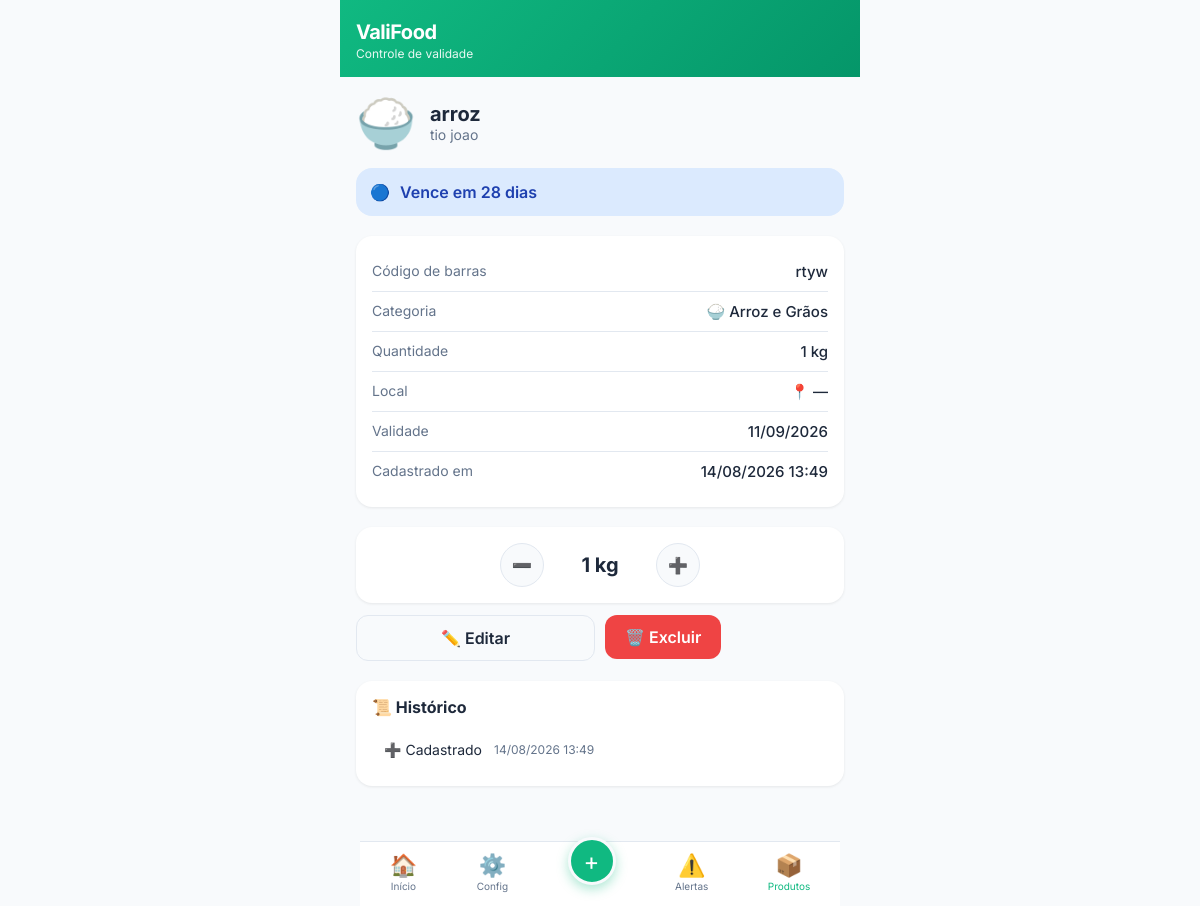
The page /produtos/1 (signed in) on the database its author committed.
### app/models.py (models this page shows, shortened)
class Category(db.Model):
    __tablename__ = 'categories'
    id = db.Column(db.Integer, primary_key=True)
    name = db.Column(db.String(50), nullable=False)
    icon = db.Column(db.String(10), default='📦')
    color = db.Column(db.String(20), default='#6366f1')
    user_id = db.Column(db.Integer, db.ForeignKey('users.id'), nullable=True)
    created_at = db.Column(db.DateTime, default=lambda: datetime.now(pytz.timezone('America/Sao_Paulo')))
    products = db.relationship('Product', backref='category', lazy='dynamic')

class Product(db.Model):
    __tablename__ = 'products'
    id = db.Column(db.Integer, primary_key=True)
    user_id = db.Column(db.Integer, db.ForeignKey('users.id'), nullable=False)
    barcode = db.Column(db.String(50), nullable=True)
    name = db.Column(db.String(150), nullable=False)
    brand = db.Column(db.String(100), nullable=True)
    category_id = db.Column(db.Integer, db.ForeignKey('categories.id'), nullable=True)
    quantity = db.Column(db.Float, default=1)
    unit = db.Column(db.String(20), default='unidade')
    purchase_date = db.Column(db.Date, nullable=True)
    expiration_date = db.Column(db.Date, nullable=True)
    no_expiration = db.Column(db.Boolean, default=False)
    storage_location_id = db.Column(db.Integer, db.ForeignKey('storage_locations.id'), nullable=True)
    notes = db.Column(db.Text, nullable=True)
    image = db.Column(db.String(255), nullable=True)
    created_at = db.Column(db.DateTime, default=lambda: datetime.now(pytz.timezone('America/Sao_Paulo')))
    updated_at = db.Column(db.DateTime, default=lambda: datetime.now(pytz.timezone('America/Sao_Paulo')), onupdate=lambda: datetime.now(pytz.timezone('America/Sao_Paulo')))
    active = db.Column(db.Boolean, default=True)
    def get_status(self):
        if self.no_expiration or not self.expiration_date:
            return 'sem_validade'
        today = datetime.now(pytz.timezone('America/Sao_Paulo')).date()
        days = (self.expiration_date - today).days
        if days < 0:
            return 'vencido'
        elif days == 0:
            return 'vence_hoje'
        elif days <= 3:
            return 'urgente'
        elif days <= 7:
            return 'atencao'
        elif days <= 30:
            return 'proximo'
        else:
            return 'normal'
    def get_days_remaining(self):
        if self.no_expiration or not self.expiration_date:
            return None
        today = datetime.now(pytz.timezone('America/Sao_Paulo')).date()
        return (self.expiration_date - today).days

class History(db.Model):
    __tablename__ = 'history'
    id = db.Column(db.Integer, primary_key=True)
    user_id = db.Column(db.Integer, db.ForeignKey('users.id'), nullable=False)
    product_id = db.Column(db.Integer, db.ForeignKey('products.id'), nullable=True)
    product_name = db.Column(db.String(150), nullable=False)
    action = db.Column(db.String(50), nullable=False)  # cadastrado, consumido, editado, excluido, estoque_adicionado
    quantity_change = db.Column(db.Float, default=0)
    notes = db.Column(db.Text, nullable=True)
    created_at = db.Column(db.DateTime, default=lambda: datetime.now(pytz.timezone('America/Sao_Paulo')))

### app/routes/products.py (the view)
@bp.route('/produtos/<int:id>')
@login_required
def detail(id):
    product = Product.query.filter_by(id=id, user_id=current_user.id).first_or_404()
    history = History.query.filter_by(product_id=id).order_by(History.created_at.desc()).all()
    return render_template('product_detail.html', product=product, history=history)

### app/templates/product_detail.html (shortened to what this page needs)
{% extends "base.html" %}
{% block content %}
<div class="detail-page">
    <div class="detail-header">
        <div class="detail-icon">{{ product.category.icon if product.category else '📦' }}</div>
        <div class="detail-title">
            <h2>{{ product.name }}</h2>
            <p class="detail-brand">{{ product.brand or 'Sem marca' }}</p>
        </div>
    </div>
    <div class="detail-status status-{{ product.get_status() }}">
        {% if product.no_expiration or not product.expiration_date %}
            <span class="status-icon">📅</span>
            <span class="status-text">Sem validade informada</span>
        {% elif product.get_status() == 'vencido' %}
            <span class="status-icon">❌</span>
            <span class="status-text">Vencido há {{ product.get_days_remaining()|abs }} dias</span>
        {% elif product.get_status() == 'vence_hoje' %}
            <span class="status-icon">⚠️</span>
            <span class="status-text">Vence hoje!</span>
        {% elif product.get_status() == 'urgente' %}
            <span class="status-icon">🔴</span>
            <span class="status-text">Vence em {{ product.get_days_remaining() }} dias</span>
        {% elif product.get_status() == 'atencao' %}
            <span class="status-icon">🟡</span>
            <span class="status-text">Vence em {{ product.get_days_remaining() }} dias</span>
        {% elif product.get_status() == 'proximo' %}
            <span class="status-icon">🔵</span>
            <span class="status-text">Vence em {{ product.get_days_remaining() }} dias</span>
        {% else %}
            <span class="status-icon">✓</span>
            <span class="status-text">Vence em {{ product.get_days_remaining() }} dias</span>
        {% endif %}
    </div>
    <div class="detail-info">
        <div class="info-row">
            <span class="info-label">Código de barras</span>
            <span class="info-value">{{ product.barcode or '—' }}</span>
        </div>
        <div class="info-row">
            <span class="info-label">Categoria</span>
            <span class="info-value">{{ product.category.icon if product.category else '📦' }} {{ product.category.name if product.category else '—' }}</span>
        </div>
        <div class="info-row">
            <span class="info-label">Quantidade</span>
            <span class="info-value">{{ product.quantity|int }} {{ product.unit }}</span>
        </div>
        <div class="info-row">
            <span class="info-label">Local</span>
            <span class="info-value">{{ product.location.icon if product.location else '📍' }} {{ product.location.name if product.location else '—' }}</span>
        </div>
        <div class="info-row">
            <span class="info-label">Validade</span>
            <span class="info-value">{{ product.expiration_date.strftime('%d/%m/%Y') if product.expiration_date else '—' }}</span>
        </div>
        <div class="info-row">
            <span class="info-label">Cadastrado em</span>
            <span class="info-value">{{ product.created_at.strftime('%d/%m/%Y %H:%M') }}</span>
        </div>
    </div>
    <div class="detail-actions">
        <div class="qty-control">
            <form method="POST" action="{{ url_for('products.consume', id=product.id) }}" class="inline-form">
                <button type="submit" class="btn btn-secondary btn-icon" aria-label="Consumir 1">
                    <span>➖</span>
                </button>
            </form>
            <span class="qty-display">{{ product.quantity|int }} {{ product.unit }}</span>
            <form method="POST" action="{{ url_for('products.add_stock', id=product.id) }}" class="inline-form">
                <button type="submit" class="btn btn-secondary btn-icon" aria-label="Adicionar 1">
                    <span>➕</span>
                </button>
            </form>
        </div>
        <div class="action-buttons">
            <a href="{{ url_for('products.edit', id=product.id) }}" class="btn btn-secondary">✏️ Editar</a>
            <form method="POST" action="{{ url_for('products.delete', id=product.id) }}"
                  class="inline-form" onsubmit="return confirm('Tem certeza que deseja excluir este produto?');">
                <button type="submit" class="btn btn-danger">🗑️ Excluir</button>
            </form>
        </div>
    </div>
    {% if history %}
    <div class="detail-history">
        <h3>📜 Histórico</h3>
        {% for h in history %}
        <div class="history-item">
            <span class="history-action">
                {% if h.action == 'cadastrado' %}➕ Cadastrado
                {% elif h.action == 'consumido' %}➖ Consumido {{ h.quantity_change|abs|int }} {{ h.notes.split()[-1] if h.notes else '' }}
                {% elif h.action == 'estoque_adicionado' %}➕ Estoque +{{ h.quantity_change|int }}
                {% elif h.action == 'excluido' %}🗑️ Excluído
                {% else %}✏️ Editado{% endif %}
            </span>
            <span class="history-date">{{ h.created_at.strftime('%d/%m/%Y %H:%M') }}</span>
        </div>
        {% endfor %}
    </div>
    {% endif %}
</div>
{% endblock %}

### app/static/css/style.css (style rules this page uses)
:root { --primary: #10b981; --primary-dark: #059669; --danger: #ef4444; --warning: #f59e0b; --info: #3b82f6; --success: #22c55e; --bg: #f8fafc; --surface: #ffffff; --text: #1e293b; --text-secondary: #64748b; --border: #e2e8f0; --radius: 16px; --radius-sm: 12px; --shadow: 0 1px 3px rgba(0,0,0,0.08); --shadow-lg: 0 10px 25px rgba(0,0,0,0.1); }
* { margin: 0; padding: 0; box-sizing: border-box; -webkit-tap-highlight-color: transparent; }
html, body { font-family: 'Inter', -apple-system, BlinkMacSystemFont, sans-serif; background: var(--bg); color: var(--text); height: 100%; overflow-x: hidden; -webkit-font-smoothing: antialiased; }
.inline-form { display: inline; }
.btn { display: inline-flex; align-items: center; justify-content: center; gap: 6px; padding: 12px 20px; border: none; border-radius: var(--radius-sm); font-size: 1rem; font-weight: 600; font-family: inherit; cursor: pointer; transition: all 0.2s; text-decoration: none; }
.btn-secondary { background: var(--bg); color: var(--text); border: 1.5px solid var(--border); }
.btn-danger { background: var(--danger); color: white; }
.btn-icon { width: 44px; height: 44px; padding: 0; border-radius: 50%; }
.detail-page { padding-bottom: 24px; }
.detail-header { display: flex; align-items: center; gap: 14px; margin-bottom: 16px; }
.detail-icon { font-size: 3rem; }
.detail-title h2 { font-size: 1.25rem; font-weight: 700; }
.detail-brand { color: var(--text-secondary); font-size: 0.875rem; }
.detail-status { display: flex; align-items: center; gap: 10px; padding: 14px; border-radius: var(--radius); margin-bottom: 20px; font-weight: 600; }
.status-proximo { background: #dbeafe; color: #1e40af; }
.detail-info { background: var(--surface); border-radius: var(--radius); padding: 16px; margin-bottom: 20px; box-shadow: var(--shadow); }
.info-row { display: flex; justify-content: space-between; padding: 10px 0; border-bottom: 1px solid var(--border); font-size: 0.9375rem; }
.info-row:last-child { border-bottom: none; }
.info-label { color: var(--text-secondary); font-size: 0.875rem; }
.info-value { font-weight: 500; text-align: right; max-width: 60%; }
.detail-actions { margin-bottom: 20px; }
.qty-control { display: flex; align-items: center; justify-content: center; gap: 16px; background: var(--surface); border-radius: var(--radius); padding: 16px; margin-bottom: 12px; box-shadow: var(--shadow); }
.qty-display { font-size: 1.25rem; font-weight: 700; min-width: 80px; text-align: center; }
.action-buttons { display: grid; grid-template-columns: 1fr 1fr; gap: 10px; }
.detail-history { background: var(--surface); border-radius: var(--radius); padding: 16px; box-shadow: var(--shadow); }
.detail-history h3 { font-size: 1rem; margin-bottom: 12px; }
.history-item { display: flex; align-items: center; gap: 12px; background: var(--surface); border-radius: var(--radius-sm); padding: 12px; font-size: 0.875rem; }
.history-date { font-size: 0.75rem; color: var(--text-secondary); }

### rows shown on the page
Category: category "🍚", category "Arroz e Grãos"
Product: name "arroz", brand "tio joao", get_days_remaining "28", barcode "rtyw", quantity "1", unit "kg", expiration_date "11/09/2026", created_at "14/08/2026 13:49"
History: action "➕ Cadastrado", created_at "14/08/2026 13:49"

### other values the page prints
{{ product.location.icon if product.location else '📍' }} "📍"
{{ product.location.name if product.location else '—' }} "—"
